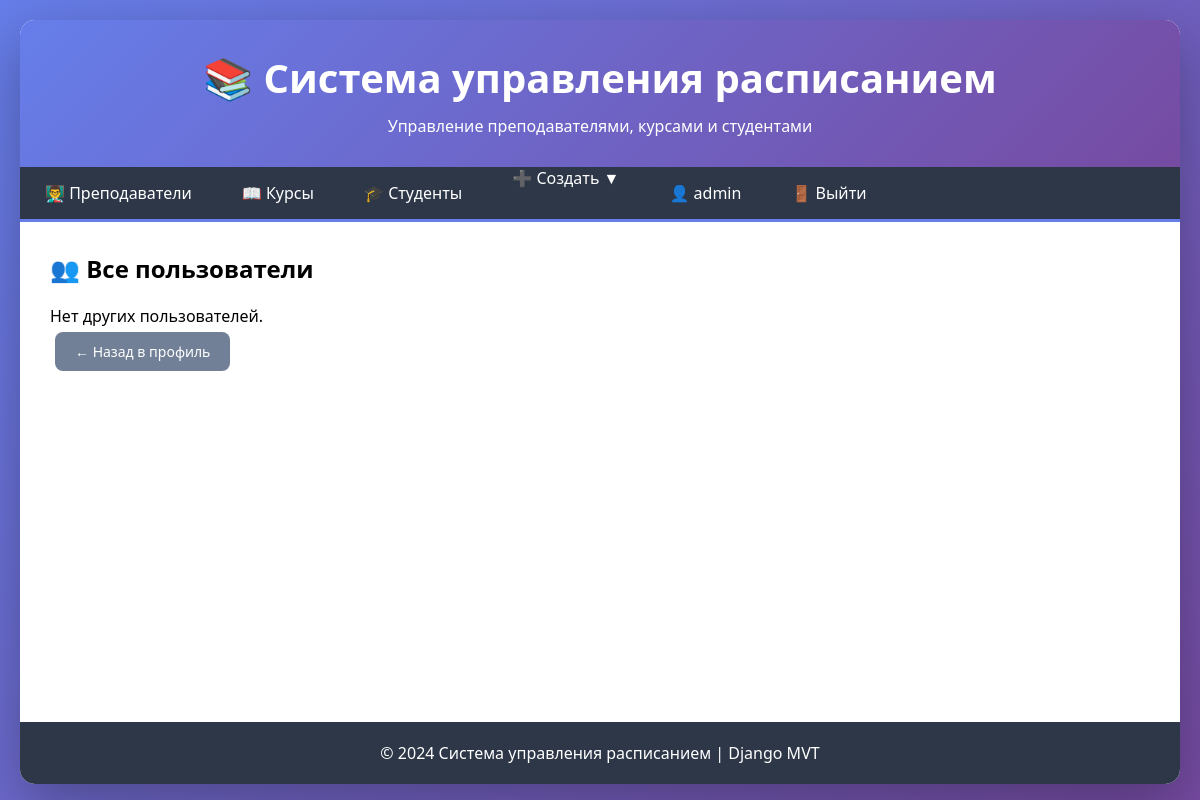
The page /users/ (signed in) on the database as committed earlier.
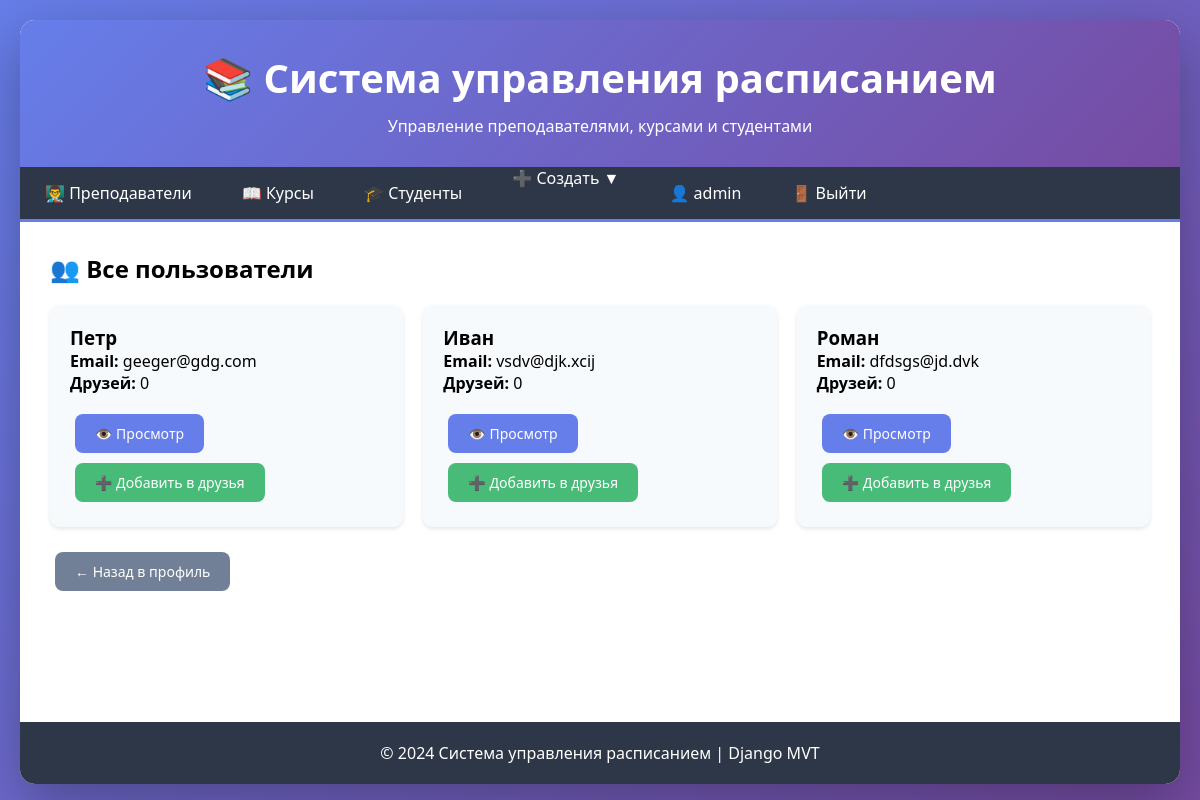
The same page on the database as committed later.
### users/models.py (models this page shows, shortened)
class User(AbstractUser):
    phone = models.CharField(max_length=20, verbose_name="Телефон", blank=True, null=True)
    avatar = models.ImageField(upload_to='avatars/', verbose_name="Аватар", blank=True, null=True)
    bio = models.TextField(verbose_name="О себе", blank=True, null=True)
    birth_date = models.DateField(verbose_name="Дата рождения", blank=True, null=True)
    friends = models.ManyToManyField('self', symmetrical=False, blank=True, verbose_name="Друзья")
    class Meta:
        verbose_name = "Пользователь"
        verbose_name_plural = "Пользователи"

### users/views.py (the view)
# urls.py: path('users/', views.user_list, name='user_list'),
@login_required
def user_list(request):
    users = User.objects.exclude(id=request.user.id)
    return render(request, 'users/user_list.html', {'users': users})

### users/templates/users/user_list.html (shortened to what this page needs)
{% extends 'schedule/base.html' %}
{% block content %}
<h2>👥 Все пользователи</h2>
<div class="grid">
    {% for u in users %}
    <div class="card">
        <h3>{{ u.username }}</h3>
        <p><strong>Email:</strong> {{ u.email }}</p>
        <p><strong>Друзей:</strong> {{ u.friends.count }}</p>
        <div style="margin-top: 15px;">
            <a href="{% url 'users:user_detail' u.id %}" class="btn btn-primary">👁️ Просмотр</a>
            {% if user.is_authenticated and user != u %}
                {% if user.is_friend %}
                    <a href="{% url 'users:remove_friend' u.id %}" class="btn btn-danger">❌ Удалить из друзей</a>
                {% else %}
                    <a href="{% url 'users:add_friend' u.id %}" class="btn btn-success">➕ Добавить в друзья</a>
                {% endif %}
            {% endif %}
        </div>
    </div>
    {% empty %}
    <p>Нет других пользователей.</p>
    {% endfor %}
</div>
<a href="{% url 'users:profile' %}" class="btn btn-secondary">← Назад в профиль</a>
{% endblock %}

### schedule/templates/schedule/base.html (shortened to what this page needs)
<!DOCTYPE html>
<html lang="ru">
<head>
</head>
<body>
    <div class="container">
        <header class="header">
            <h1>📚 Система управления расписанием</h1>
            <p>Управление преподавателями, курсами и студентами</p>
        </header>
        <nav class="nav">
            <a href="{% url 'schedule:teacher_index' %}">👨‍🏫 Преподаватели</a>
            <a href="{% url 'schedule:course_index' %}">📖 Курсы</a>
            <a href="{% url 'schedule:student_index' %}">🎓 Студенты</a>
            <div class="dropdown">
                <a href="#">➕ Создать ▼</a>
            </div>
            {% if user.is_authenticated %}
                <a href="{% url 'users:profile' %}">👤 {{ user.username }}</a>
                <a href="{% url 'users:logout' %}">🚪 Выйти</a>
            {% else %}
                <a href="{% url 'users:login' %}">🔑 Войти</a>
                <a href="{% url 'users:register' %}">📝 Регистрация</a>
            {% endif %}
        </nav>
        <main class="main">
            {% block content %}
            {% endblock %}
        </main>
        <footer class="footer">
            <p>© 2024 Система управления расписанием | Django MVT</p>
        </footer>
    </div>
</body>
</html>

### schedule/templates/schedule/base.html (style rules this page uses)
* { margin: 0; padding: 0; box-sizing: border-box; }
body { font-family: 'Segoe UI', Tahoma, Geneva, Verdana, sans-serif; background: linear-gradient(135deg, #667eea 0%, #764ba2 100%); min-height: 100vh; padding: 20px; }
.container { max-width: 1400px; margin: 0 auto; background: white; border-radius: 15px; box-shadow: 0 20px 60px rgba(0,0,0,0.3); overflow: hidden; }
.header { background: linear-gradient(135deg, #667eea 0%, #764ba2 100%); color: white; padding: 30px; text-align: center; }
.header h1 { font-size: 2.5em; margin-bottom: 10px; }
.nav { background: #2d3748; padding: 0; display: flex; flex-wrap: wrap; border-bottom: 3px solid #667eea; }
.nav a { color: white; text-decoration: none; padding: 15px 25px; transition: all 0.3s; font-weight: 500; }
.nav .dropdown { position: relative; display: inline-block; }
.main { padding: 30px; min-height: 500px; }
.footer { background: #2d3748; color: white; text-align: center; padding: 20px; }
.btn { display: inline-block; padding: 10px 20px; border: none; border-radius: 8px; cursor: pointer; text-decoration: none; font-size: 14px; transition: all 0.3s; margin: 5px; }
.btn-primary { background: #667eea; color: white; }
.btn-success { background: #48bb78; color: white; }
.btn-secondary { background: #718096; color: white; }
.card { background: #f7fafc; border-radius: 10px; padding: 20px; margin-bottom: 20px; box-shadow: 0 2px 4px rgba(0,0,0,0.1); }
.grid { display: grid; grid-template-columns: repeat(auto-fill, minmax(350px, 1fr)); gap: 20px; margin-top: 20px; }

Rows that differ between the two databases and show on the page:
added User: username "Петр", email "geeger@gdg.com", friends.count "0", shows "➕ Добавить в друзья"
added User: username "Иван", email "vsdv@djk.xcij", friends.count "0", shows "➕ Добавить в друзья"
added User: username "Роман", email "dfdsgs@jd.dvk", friends.count "0", shows "➕ Добавить в друзья"
Other text that changed with them:
text no longer shown: "Нет других пользователей."
